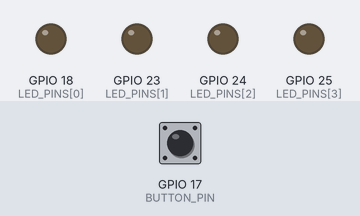
This program was run on a simulated Raspberry Pi (BCM pin numbers). Parts: output pins drawn as LEDs (lit = HIGH). Dashed ring = blinking. The inputs (shaded band) are chosen by the test bench; at power-on: GPIO 17 (BUTTON_PIN) HIGH. What the program prints to the terminal is not drawn.

Above: at 1.2 s.
1.3 s: GPIO 17 (BUTTON_PIN) pulled LOW for 0.15 s
At 2.8 s:
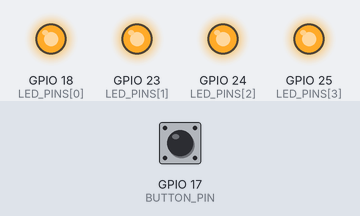
3.1 s: GPIO 17 (BUTTON_PIN) pulled LOW for 1 s
At 4.7 s:
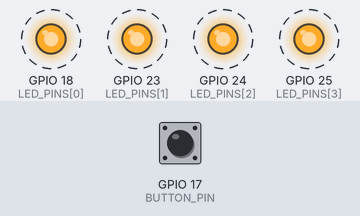
7.1 s: GPIO 17 (BUTTON_PIN) pulled LOW for 3.2 s
At 7.85 s:
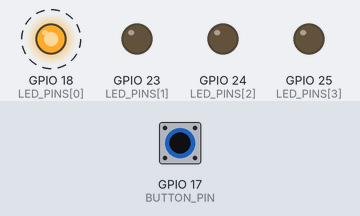
Timing chart, 0 to 17.8 s (numbered marks = the images above; inputs shaded):
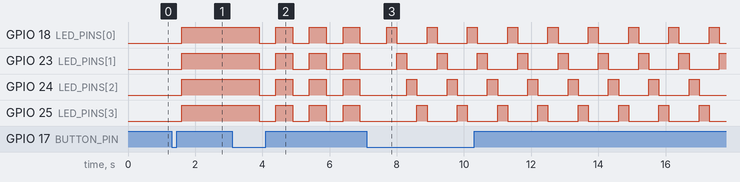

The program:

Raspberry_Lab.py
```python
import RPi.GPIO as GPIO
import time

# Định nghĩa chân GPIO
LED_PINS = [18, 23, 24, 25]
BUTTON_PIN = 17

GPIO.setmode(GPIO.BCM)
for pin in LED_PINS:
    GPIO.setup(pin, GPIO.OUT)

GPIO.setup(BUTTON_PIN, GPIO.IN, pull_up_down=GPIO.PUD_UP)

mode = 0  # bắt đầu từ chế độ tắt
last_button = 1  # trạng thái nút trước đó

try:
    while True:
        button_state = GPIO.input(BUTTON_PIN)

        # Kiểm tra bấm nút (nhấn từ HIGH -> LOW)
        if button_state == GPIO.LOW and last_button == GPIO.HIGH:
            mode = (mode + 1) % 4
            print("Chế độ:", mode)
            time.sleep(0.3)  # chống dội phím

        last_button = button_state

        # --- Các chế độ ---
        if mode == 0:
            # Tắt hết
            for pin in LED_PINS:
                GPIO.output(pin, GPIO.LOW)

        elif mode == 1:
            # Sáng hết
            for pin in LED_PINS:
                GPIO.output(pin, GPIO.HIGH)

        elif mode == 2:
            # Nhấp nháy tất cả
            for pin in LED_PINS:
                GPIO.output(pin, GPIO.HIGH)
            time.sleep(0.5)
            for pin in LED_PINS:
                GPIO.output(pin, GPIO.LOW)
            time.sleep(0.5)

        elif mode == 3:
            # Sáng lần lượt
            for pin in LED_PINS:
                GPIO.output(pin, GPIO.HIGH)
                time.sleep(0.3)
                GPIO.output(pin, GPIO.LOW)

except KeyboardInterrupt:
    GPIO.cleanup()
```

Measured:
- after the input at 1.3 s, GPIO 18 (LED_PINS[0]), GPIO 23 (LED_PINS[1]), GPIO 24 (LED_PINS[2]), GPIO 25 (LED_PINS[3]): LOW → HIGH after 0.30 s
- after the input at 3.1 s, GPIO 18 (LED_PINS[0]), GPIO 23 (LED_PINS[1]), GPIO 24 (LED_PINS[2]), GPIO 25 (LED_PINS[3]): alternates HIGH for 0.50 s and LOW for 0.50 s, starting after 0.80 s
